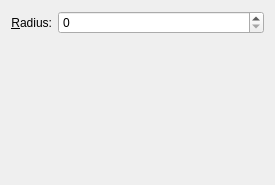
<?xml version="1.0" encoding="UTF-8"?>

<!--
SPDX-FileCopyrightText: 2023 Roman Gilg <subdiff@gmail.com>

SPDX-License-Identifier: GPL-2.0-or-later
-->

<ui version="4.0">
 <class>como::LookingGlassEffectConfigForm</class>
 <widget class="QWidget" name="como::LookingGlassEffectConfigForm">
  <property name="geometry">
   <rect>
    <x>0</x>
    <y>0</y>
    <width>275</width>
    <height>185</height>
   </rect>
  </property>
  <layout class="QGridLayout" name="gridLayout">
   <item row="1" column="0" colspan="2">
    <widget class="KShortcutsEditor" name="editor" native="true">
        <property name="actionTypes">
            <enum>KShortcutsEditor::GlobalAction</enum>
        </property>
    </widget>
   </item>
   <item row="0" column="0">
    <widget class="QLabel" name="label">
     <property name="text">
      <string>&amp;Radius:</string>
     </property>
     <property name="alignment">
      <set>Qt::AlignRight|Qt::AlignTrailing|Qt::AlignVCenter</set>
     </property>
     <property name="buddy">
      <cstring>kcfg_Radius</cstring>
     </property>
    </widget>
   </item>
   <item row="0" column="1">
    <widget class="QSpinBox" name="kcfg_Radius">
     <property name="sizePolicy">
      <sizepolicy hsizetype="Expanding" vsizetype="Fixed">
       <horstretch>0</horstretch>
       <verstretch>0</verstretch>
      </sizepolicy>
     </property>
     <property name="maximum">
      <number>9999</number>
     </property>
    </widget>
   </item>
  </layout>
 </widget>
 <customwidgets>
  <customwidget>
   <class>KShortcutsEditor</class>
   <extends>QWidget</extends>
   <header location="global">KShortcutsEditor</header>
   <container>1</container>
  </customwidget>
 </customwidgets>
 <resources/>
 <connections/>
</ui>
